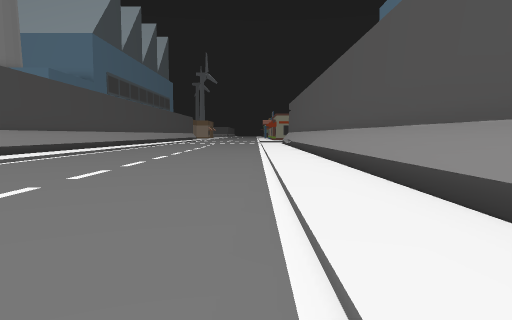
view 1 (above)

24 first-person views from a walk through a 3-D level made in the Unity game engine. The camera is 1.2 m above the floor, tilts 4° down and sees 70° across. The floor is counted in squares, 2 m on a side. Each view is taken from the middle of a square. On the plan, view 1 faces up. The plan holds only what a view shows up to about 10 squares ahead; the rest is blank. The place goes on beyond the plan. The player is left out. Some animated figures are not drawn.

view 2
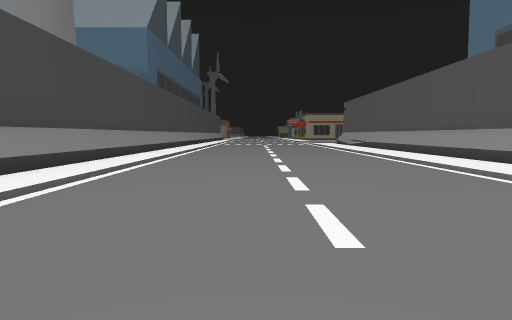

view 3
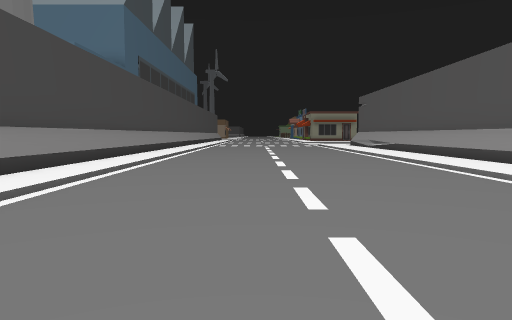

view 4
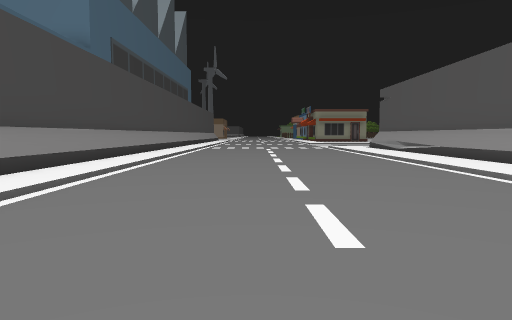

view 5
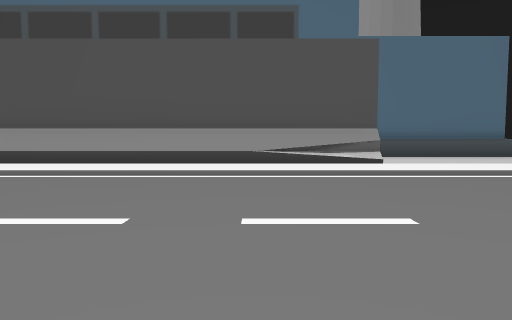

view 6
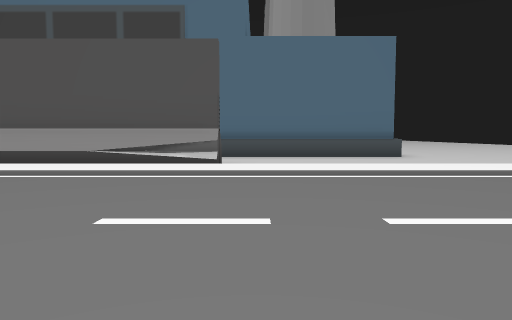

view 7
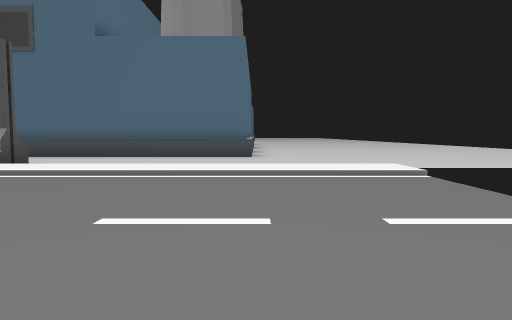

view 8
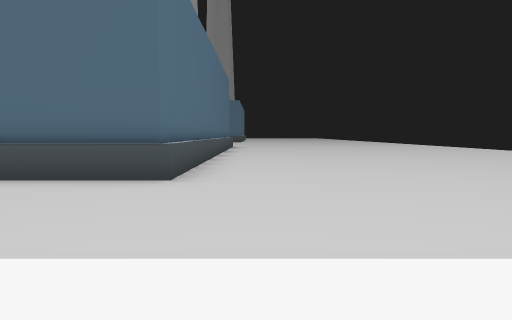

view 9
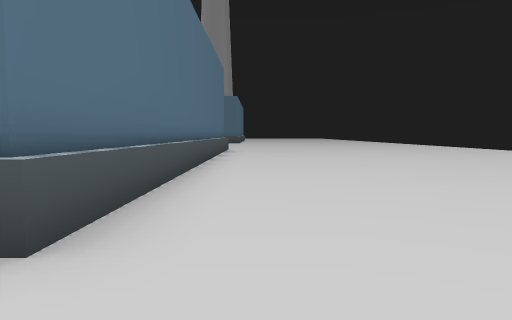

view 10
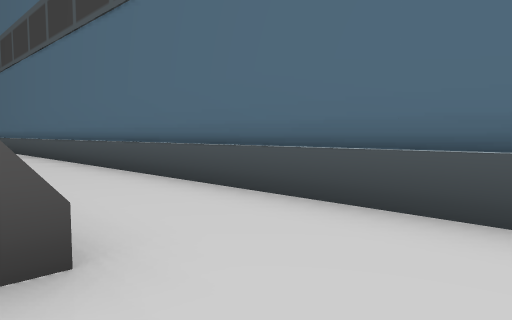

view 11
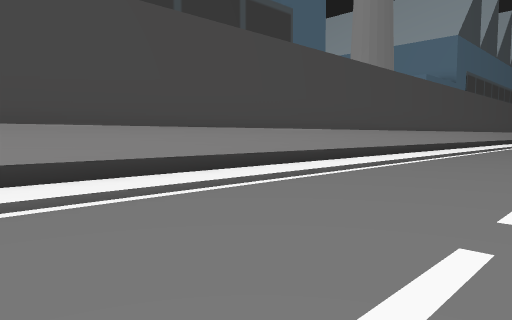

view 12
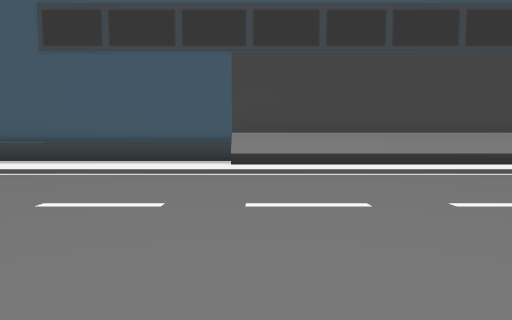

view 13
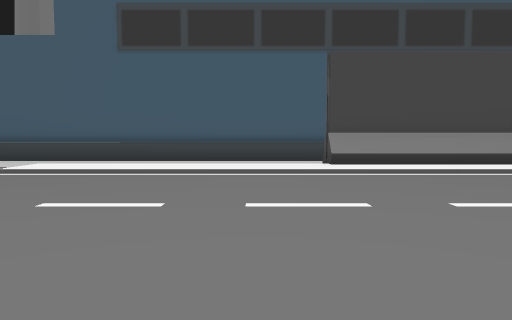

view 14
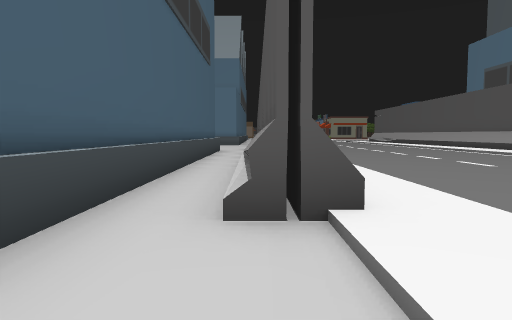

view 15
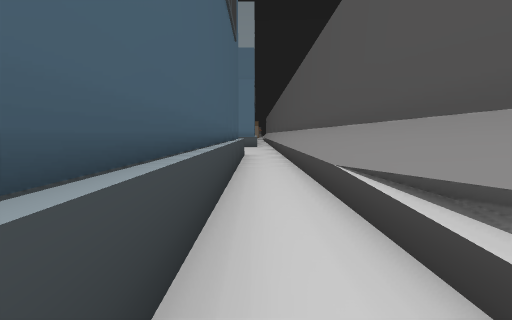

view 16
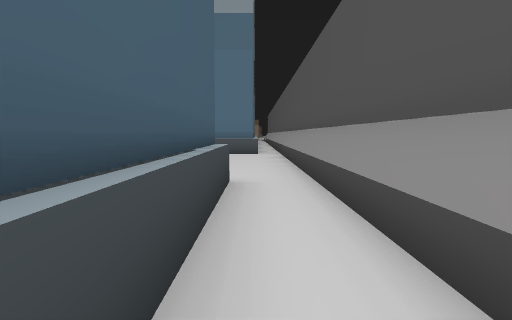

view 17
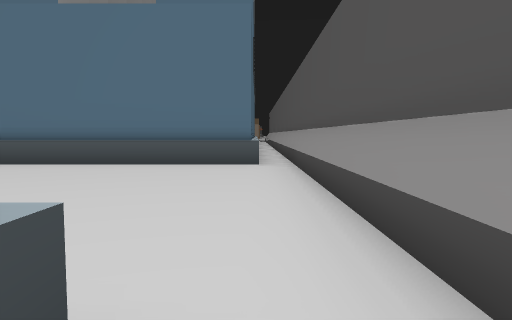

view 18
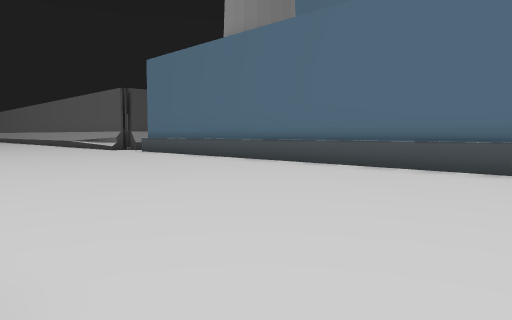

view 19
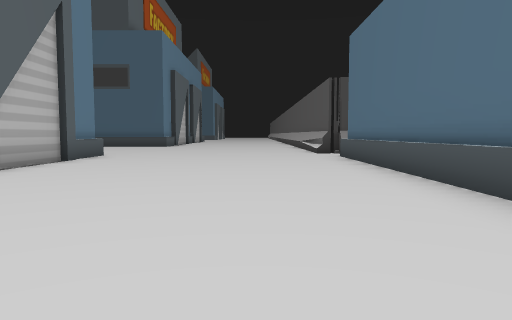

view 20
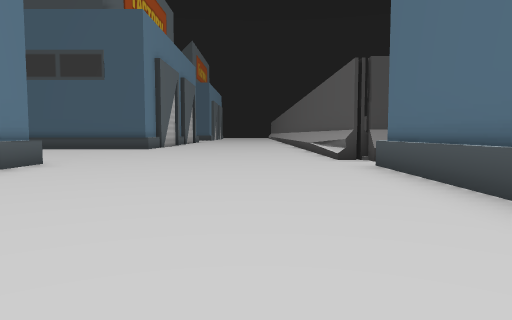

view 21
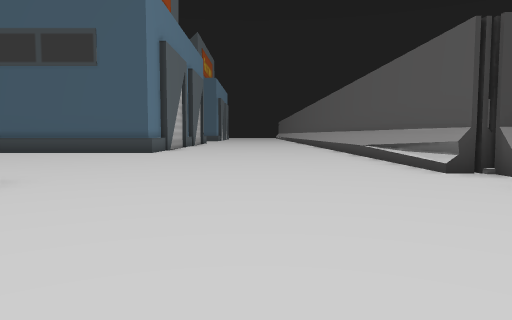

view 22
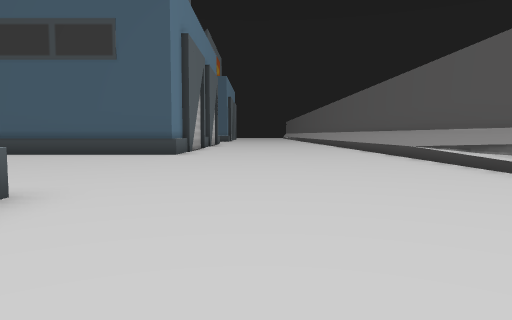

view 23
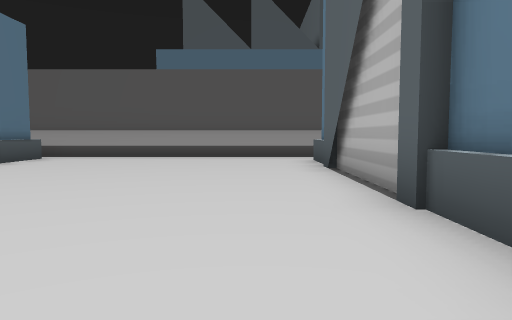

view 24
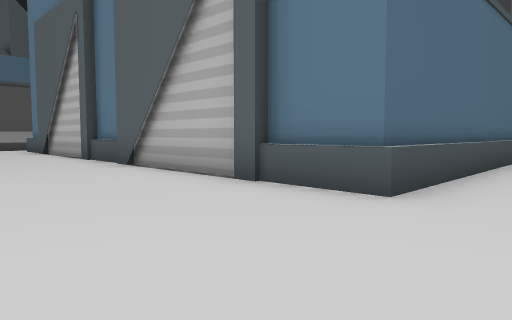

### Floor plan
Points are (right, up) in squares from view 1. A wall is a line through its corners. A room is listed if a view was taken in it or the views show most of it. See-through windows are left out.
Room 1 (views 1, 2, 3, 4, 5, 6, 7, 8, 9, 10, 11, 12, 13, 14, 15, 16, 17)
walls: (1.9, -2.4) (1.9, 17.1); (2.6, -2.3) (1.9, -2.3); (4.9, -3.5) (4.9, 7.4); (-6.9, -1.9) (-6.9, 7.5); (-7.1, -1.7) (-7.1, 7.5); (-6.3, -3.5) (-7.2, -3.5); (-6.7, -3.6) (-6.7, -2.4); (-6.9, -3.5) (-6.9, -2); (-8.5, 7.6) (-8.5, -11.7); (11.5, -6.9) (4.7, -6.9) (4.7, 7.5); (-6.6, 17.1) (-6.6, -3.5)
low walls: (1.6, -2.3) (1.6, 17); (1.7, -2.3) (1.7, 17); (1.9, -2.3) (1.6, -0.1); (-7.2, -1.9) (-7.2, 7.5); (-6.3, 17) (-6.3, -3.5)
ways out: opening at (-8, 7) to room 2
Room 2 (views 18, 19, 20, 21, 22, 23, 24)
walls: (-21.3, 1.4) (-21.3, 7.6) (-19.2, 7.6); (-21.4, 7.5) (-19.6, 7.5); (-19.4, 7.5) (-16, 7.5); (-16.9, 7.6) (-13.6, 7.6); (-15.2, 7.5) (-14, 7.5); (-13.4, 7.5) (-10.5, 7.5); (-22.5, 14.3) (-28.1, 14.3); (-22, 14.5) (-22.9, 14.5); (-22.6, 14.8) (-22.6, 14.1) (-28.1, 14.1); (-11.2, 7.6) (-8.5, 7.6); (-7.1, 7.5) (-7.1, 15.4); (-6.9, 7.5) (-6.9, 17); (-8, 14.5) (-21, 14.5)
low walls: (-25.5, 13.9) (-28, 13.9); (-7.2, 7.5) (-7.2, 15); (-7.9, 14.3) (-21.1, 14.3)
ways out: opening at (-8, 7) to room 1

Positions as (right, up) in squares from view 1, and headings:
1: (0, 0), facing up
2: (-3, 1), facing up
3: (-3, 4), facing up
4: (-3, 7), facing up
5: (-5, 0), facing right
6: (-5, -3), facing right
7: (-5, -7), facing right
8: (0, -8), facing right
9: (3, -8), facing right
10: (2, -4), facing up-right
11: (-2, -2), facing up-left
12: (1, -3), facing left
13: (1, -5), facing left
14: (-7, -6), facing up
15: (-8, -3), facing up
16: (-8, 3), facing up
17: (-8, 7), facing up
18: (-9, 8), facing up-left
19: (-11, 12), facing left
20: (-14, 12), facing left
21: (-17, 11), facing left
22: (-18, 10), facing left
23: (-17, 9), facing right
24: (-23, 11), facing down-right
